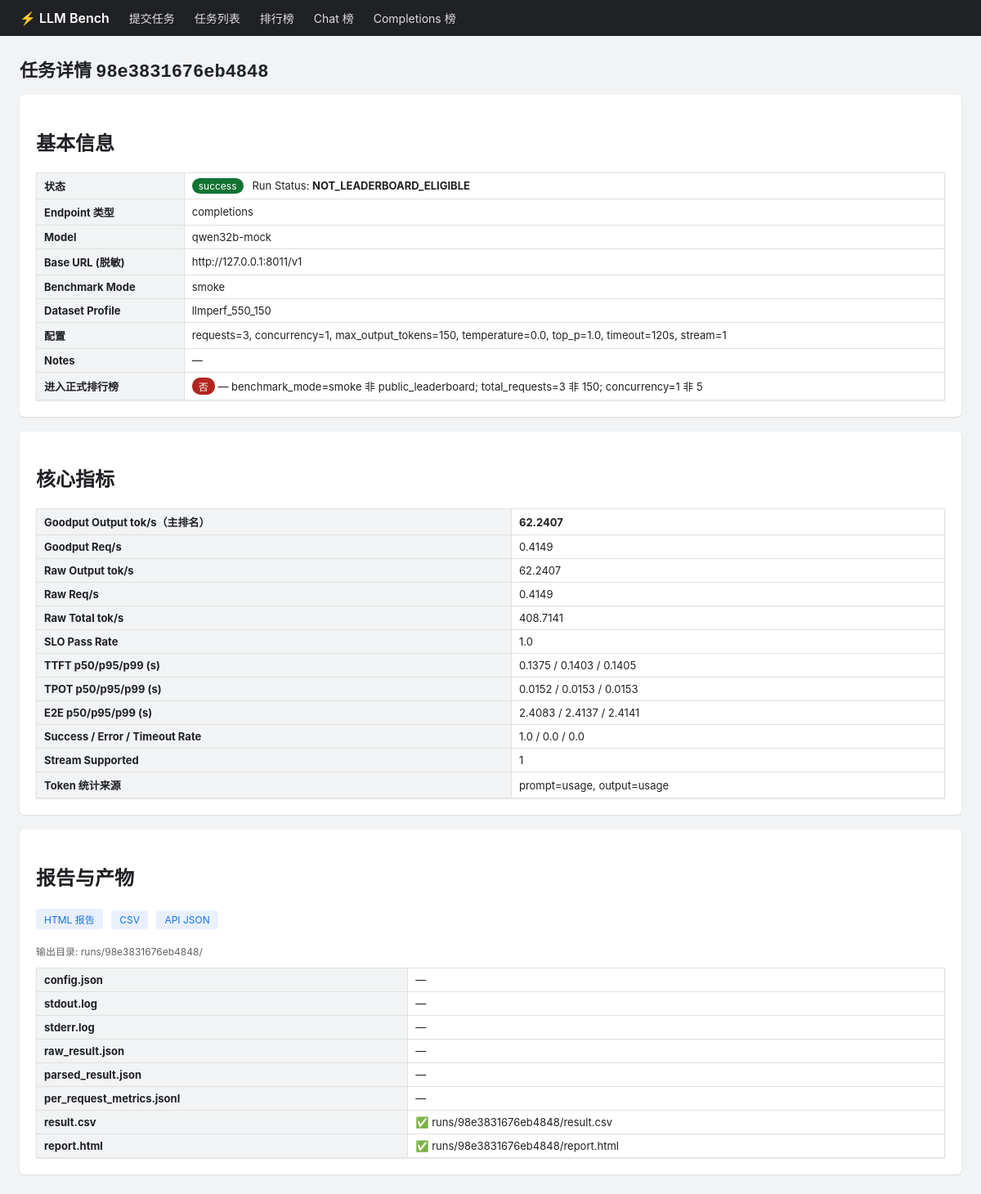
Page /jobs/98e3831676eb4848 on the committed database.
### tables this page shows
CREATE TABLE jobs (
                id TEXT PRIMARY KEY,
                endpoint_type TEXT NOT NULL,
                model_name TEXT NOT NULL,
                base_url TEXT NOT NULL,
                base_url_masked TEXT NOT NULL,
                status TEXT NOT NULL,
                benchmark_mode TEXT NOT NULL,
                dataset_profile TEXT NOT NULL,
                total_requests INTEGER,
                concurrency INTEGER,
                max_output_tokens INTEGER,
                temperature REAL,
                top_p REAL,
                stream INTEGER,
                request_timeout INTEGER,
                created_at REAL,
                started_at REAL,
                finished_at REAL,
                error_message TEXT,
                run_dir TEXT,
                leaderboard_eligible INTEGER DEFAULT 0,
                ineligible_reason TEXT,
                notes TEXT,
                run_status TEXT
            );

CREATE TABLE results (
                id INTEGER PRIMARY KEY AUTOINCREMENT,
                job_id TEXT NOT NULL,
                endpoint_type TEXT,
                model_name TEXT,
                benchmark_mode TEXT,
                dataset_profile TEXT,
                total_requests INTEGER,
                concurrency INTEGER,
                max_output_tokens INTEGER,
                raw_request_throughput REAL,
                raw_output_tokens_per_second REAL,
                raw_total_tokens_per_second REAL,
                goodput_requests_per_second REAL,
                goodput_output_tokens_per_second REAL,
                p50_ttft REAL, p95_ttft REAL, p99_ttft REAL,
                p50_tpot REAL, p95_tpot REAL, p99_tpot REAL,
                p50_e2e_latency REAL, p95_e2e_latency REAL, p99_e2e_latency REAL,
                success_rate REAL, error_rate REAL, timeout_rate REAL,
                slo_pass_rate REAL,
                stream_supported INTEGER,
                usage_available INTEGER,
                prompt_tokens_count_source TEXT,
                output_tokens_count_source TEXT,
                leaderboard_eligible INTEGER,
                ineligible_reason TEXT,
                json_report_path TEXT,
                html_report_path TEXT,
                csv_report_path TEXT,
                raw_report_path TEXT,
                created_at REAL,
                FOREIGN KEY(job_id) REFERENCES jobs(id)
            );

### app/main.py (the view)
@app.get("/jobs/{job_id}", response_class=HTMLResponse)
def job_detail(request: Request, job_id: str):
    job = db.get_job(job_id)
    if not job:
        raise HTTPException(status_code=404, detail="job 不存在")
    result = db.get_result_for_job(job_id)
    run_dir = os.path.join(RUNS_DIR, job_id)
    files = {}
    for name in ("config.json", "stdout.log", "stderr.log", "raw_result.json",
                 "parsed_result.json", "per_request_metrics.jsonl",
                 "result.csv", "report.html"):
        p = os.path.join(run_dir, name)
        files[name] = os.path.exists(p)
    return templates.TemplateResponse(
        "job_detail.html",
        {"request": request, "job": job, "result": result, "files": files},
    )

### app/templates/job_detail.html (shortened to what this page needs)
{% extends "base.html" %}
{% block content %}
<h1>任务详情 <code>{{ job.id }}</code></h1>
<div class="card">
<h2>基本信息</h2>
<table>
<tr><th>状态</th><td>
  {% if job.status == 'success' %}<span class="tag ok">success</span>
  {% elif job.status == 'failed' %}<span class="tag no">failed</span>
  {% elif job.status == 'running' %}<span class="tag run">running</span>
  {% else %}<span class="tag grey">{{ job.status }}</span>{% endif %}
  &nbsp; Run Status: <b>{{ job.run_status or '' }}</b>
</td></tr>
<tr><th>Endpoint 类型</th><td>{{ job.endpoint_type }}</td></tr>
<tr><th>Model</th><td>{{ job.model_name }}</td></tr>
<tr><th>Base URL (脱敏)</th><td>{{ job.base_url_masked }}</td></tr>
<tr><th>Benchmark Mode</th><td>{{ job.benchmark_mode }}</td></tr>
<tr><th>Dataset Profile</th><td>{{ job.dataset_profile }}</td></tr>
<tr><th>配置</th><td>requests={{ job.total_requests }}, concurrency={{ job.concurrency }},
  max_output_tokens={{ job.max_output_tokens }}, temperature={{ job.temperature }},
  top_p={{ job.top_p }}, timeout={{ job.request_timeout }}s, stream={{ job.stream }}</td></tr>
<tr><th>Notes</th><td>{{ job.notes or '—' }}</td></tr>
<tr><th>进入正式排行榜</th><td>
  {% if job.leaderboard_eligible %}<span class="tag ok">是</span>
  {% else %}<span class="tag no">否</span> — {{ job.ineligible_reason or '—' }}{% endif %}
</td></tr>
</table>
</div>
{% if result %}
<div class="card">
<h2>核心指标</h2>
<table>
<tr><th>Goodput Output tok/s（主排名）</th><td><b>{{ result.goodput_output_tokens_per_second }}</b></td></tr>
<tr><th>Goodput Req/s</th><td>{{ result.goodput_requests_per_second }}</td></tr>
<tr><th>Raw Output tok/s</th><td>{{ result.raw_output_tokens_per_second }}</td></tr>
<tr><th>Raw Req/s</th><td>{{ result.raw_request_throughput }}</td></tr>
<tr><th>Raw Total tok/s</th><td>{{ result.raw_total_tokens_per_second }}</td></tr>
<tr><th>SLO Pass Rate</th><td>{{ result.slo_pass_rate }}</td></tr>
<tr><th>TTFT p50/p95/p99 (s)</th><td>{{ result.p50_ttft }} / {{ result.p95_ttft }} / {{ result.p99_ttft }}</td></tr>
<tr><th>TPOT p50/p95/p99 (s)</th><td>{{ result.p50_tpot }} / {{ result.p95_tpot }} / {{ result.p99_tpot }}</td></tr>
<tr><th>E2E p50/p95/p99 (s)</th><td>{{ result.p50_e2e_latency }} / {{ result.p95_e2e_latency }} / {{ result.p99_e2e_latency }}</td></tr>
<tr><th>Success / Error / Timeout Rate</th><td>{{ result.success_rate }} / {{ result.error_rate }} / {{ result.timeout_rate }}</td></tr>
<tr><th>Stream Supported</th><td>{{ result.stream_supported }}</td></tr>
<tr><th>Token 统计来源</th><td>prompt={{ result.prompt_tokens_count_source }}, output={{ result.output_tokens_count_source }}</td></tr>
</table>
</div>
{% endif %}
<div class="card">
<h2>报告与产物</h2>
<p>
{% if files['report.html'] %}<a class="btn" href="/reports/{{ job.id }}.html">HTML 报告</a>{% endif %}
{% if files['result.csv'] %}<a class="btn" href="/reports/{{ job.id }}.csv">CSV</a>{% endif %}
<a class="btn" href="/api/jobs/{{ job.id }}">API JSON</a>
</p>
<p class="hint">输出目录: runs/{{ job.id }}/</p>
<table>
{% for name, exists in files.items() %}
<tr><th>{{ name }}</th><td>{% if exists %}✅ runs/{{ job.id }}/{{ name }}{% else %}—{% endif %}</td></tr>
{% endfor %}
</table>
</div>
{% endblock %}

### app/templates/base.html (style rules this page uses)
:root { --blue:#1a73e8;--green:#137333;--red:#b3261e;--grey:#5f6368; }
* { box-sizing:border-box }
body { font-family:-apple-system,Segoe UI,Roboto,Helvetica,Arial,sans-serif;margin:0;color:#202124;background:#f1f3f4 }
h1 { font-size:22px }
table { border-collapse:collapse;width:100%;background:#fff;font-size:13px;box-shadow:0 1px 2px rgba(0,0,0,.1) }
th,td { border:1px solid #e0e0e0;padding:6px 9px;text-align:left;white-space:nowrap }
th { background:#f1f3f4;position:sticky;top:0 }
.tag { display:inline-block;padding:2px 8px;border-radius:10px;font-size:12px;color:#fff }
.tag.ok { background:var(--green) }
.tag.no { background:var(--red) }
.card { background:#fff;padding:20px;border-radius:6px;box-shadow:0 1px 2px rgba(0,0,0,.1);margin-bottom:18px }
.hint { color:var(--grey);font-size:12px;margin-top:4px }
a.btn { display:inline-block;margin:2px 6px 2px 0;padding:4px 10px;background:#e8f0fe;color:var(--blue);border-radius:4px;text-decoration:none;font-size:12px }

### rows in the picture
jobs: id "98e3831676eb4848", run_status "NOT_LEADERBOARD_ELIGIBLE", endpoint_type "completions", model_name "qwen32b-mock", base_url_masked "http://127.0.0.1:8011/v1", benchmark_mode "smoke", dataset_profile "llmperf_550_150", total_requests "3", concurrency "1", max_output_tokens "150", temperature "0.0", top_p "1.0", request_timeout "120", stream "1", ineligible_reason "benchmark_mode=smoke 非 public_leaderboard; total_requests=3 非 150; concurrency=1 非 5", id "98e3831676eb4848" "98e3831676eb4848"
results: goodput_output_tokens_per_second "62.2407", goodput_requests_per_second "0.4149", raw_output_tokens_per_second "62.2407", raw_request_throughput "0.4149", raw_total_tokens_per_second "408.7141", slo_pass_rate "1.0", p50_ttft "0.1375", p95_ttft "0.1403", p99_ttft "0.1405", p50_tpot "0.0152", p95_tpot "0.0153", p99_tpot "0.0153", p50_e2e_latency "2.4083", p95_e2e_latency "2.4137", p99_e2e_latency "2.4141", success_rate "1.0", error_rate "0.0", timeout_rate "0.0", stream_supported "1", prompt_tokens_count_source "usage", output_tokens_count_source "usage"

### other values in the picture
{{ job.notes or '—' }} "—"
{{ name }} "config.json" "stdout.log" "stderr.log" "raw_result.json" "parsed_result.json" "per_request_metrics.jsonl" "result.csv" "report.html"
{{ name }} "result.csv" "report.html"
